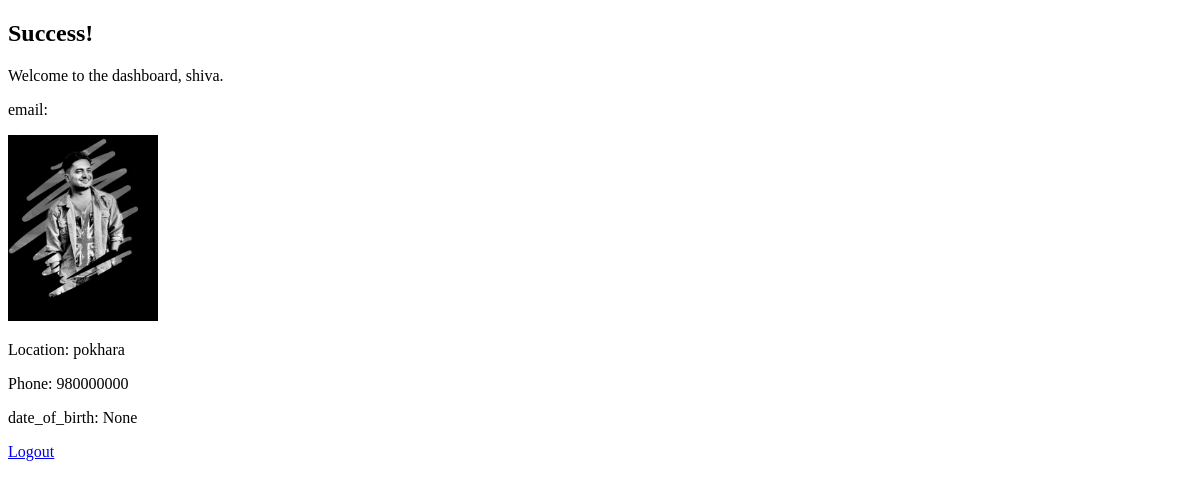
/users/dashboard/ (signed in), run on an earlier commit of the app's database.
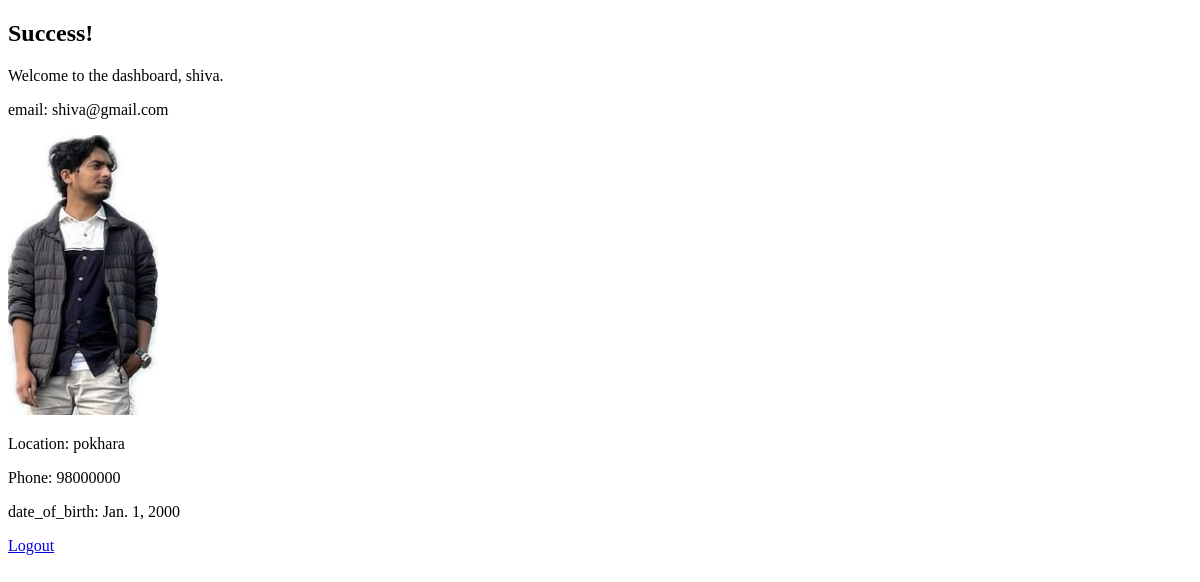
And on a later commit of the database.
### usersapp/models.py (models this page shows, shortened)
class Profile(models.Model):
    user = models.OneToOneField(User, on_delete=models.CASCADE)
    image = models.ImageField(upload_to='profile_images/', blank=True)
    location = models.CharField(max_length=100, blank=True)
    phone = models.CharField(max_length=15, blank=True)
    date_of_birth = models.DateField(blank=True, null=True)

### usersapp/views.py (the view)
# urls.py: path('dashboard/', views.dashboard, name='dashboard'),
@login_required
def dashboard(request):
    try:
        profile = Profile.objects.get(user=request.user)
    except Profile.DoesNotExist:
        profile = None
    return render(request, 'dashboard.html', {'profile': profile})

### templates/dashboard.html (shortened to what this page needs)
<!DOCTYPE html>
<html>
<head>
</head>
<body>
    <h2>Success!</h2>
    <p>Welcome to the dashboard, {{ profile.user.username }}.</p>
    <p>email: {{ profile.user.email }}</p>
    <p>
        {% if profile.image %}
            <img src="{{ profile.image.url }}" alt="Profile Image" style="max-width: 150px;">
        {% else %}
            No profile image available.
        {% endif %}
    </p>
    <p>Location: {{ profile.location }}</p>
    <p>Phone: {{ profile.phone }}</p>
    <p>date_of_birth: {{ profile.date_of_birth }}</p>
    <p><a href="{% url 'logout' %}">Logout</a></p>
</body>
</html>

What changed in the data, as far as the page shows it:
changed Profile "pokhara": user.email (not shown) → "shiva@gmail.com"; image: a different picture; phone "980000000" → "98000000"; date_of_birth "None" → "Jan. 1, 2000"
